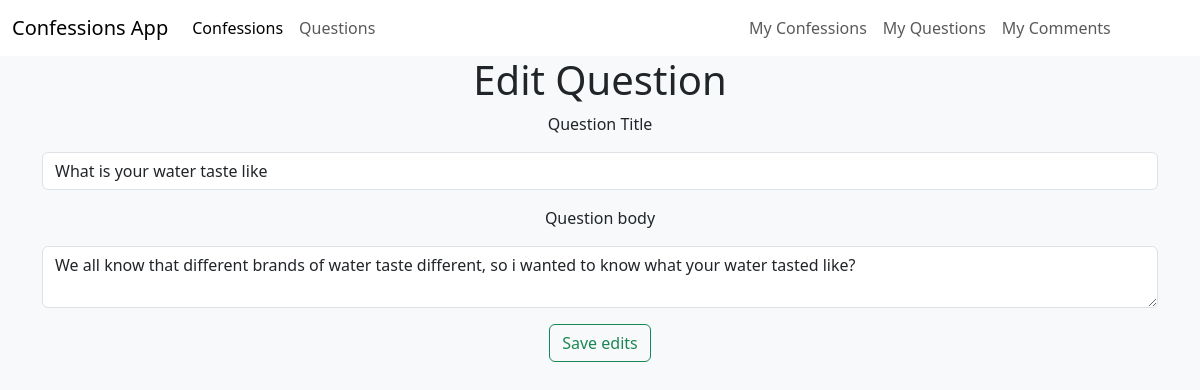
The app's page /editquestion/22/ (signed in) with its own data.
### ConfessionsApp/models.py (models this page shows, shortened)
class Question(models.Model):
    CATEGORIES = [
        ('CMPLN', 'Complaint'),
        ('FMLY', 'Family'),
        ('FRNDS', 'Friends'),
        ('HBBS', 'Hobbies'),
        ('LV', 'Love'),
        ('OTHR', 'Other'),
        ('SCHL', 'School'),
        ('SPRTS', 'Sports'),
    ]
    category = models.CharField(max_length=10, choices=CATEGORIES)
    owner = models.ForeignKey(User, on_delete=models.CASCADE)
    question_text = models.CharField(max_length=255)
    body = models.TextField()
    date = models.DateTimeField(auto_now_add=True)
    edited = models.BooleanField(default=False)
    edited_date = models.DateTimeField(auto_now=True)

### ConfessionsApp/views.py (the view)
# urls.py: path("editquestion/<int:q_id>/", views.editquestion, name="editquestion"),
def editquestion(request, q_id):
    question = get_object_or_404(Question, id=q_id)
    if not checkOwnershipQuestion(request.user, question):
        return redirect("ConfessionsApp:questions")
    if request.method != "POST":
        context = {
            "question" : question,
        }
        return render(request, "ConfessionsApp/editQuestion.html", context=context)
    else:
        question.question_text = request.POST["questionText"]
        question.body = request.POST["questionBody"]
        question.edited = True
        question.save()
        return redirect("ConfessionsApp:question", q_id=q_id)

### ConfessionsApp/views.py (called while the page is built)
def checkOwnershipQuestion(user, question):
    return question.owner == user

### ConfessionsApp/templates/ConfessionsApp/editQuestion.html (shortened to what this page needs)
{%extends 'ConfessionsApp/base.html'%}
{%block content%}
<div class="container text-center">
  <h1>Edit Question</h1>
  <form method="POST">
    <label for="questionText">Question Title</label>
    <input class="form-control my-3" type="text" name="questionText" value="{{question.question_text}}">
    <label for="questionBody">Question body</label>
    <textarea class="form-control my-3"  name="questionBody">{{question.body}}</textarea>
    <input class="btn btn-outline-success" type="submit" value="Save edits">
</div>
{%endblock content%}

### records on screen
Question: questionText "What is your water taste like", questionBody "We all know that different brands of water taste different, so i wanted to know what your water tasted like?"
